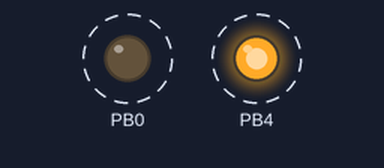
The program below on a simulated ATmega328P, built with avr-gcc and emulated at 16 MHz. On the bench: output pins drawn as LEDs (lit = HIGH). Dashed ring = blinking.

Above: at 0.2 s.
Timing chart, 0 to 3.0 s (numbered marks = the images above):
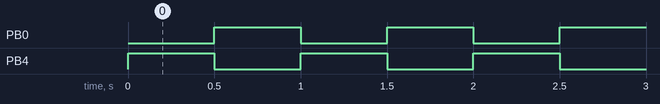

Measured:
- by itself, PB0, PB4: alternates HIGH for 0.50 s and LOW for 0.50 s

The program:

main.c
```c
#include <avr/io.h>
#define F_CPU 16000000UL
#include <util/delay.h>


int main(void)
{
	DDRB = DDRB | 0b00010001 ;
	PORTB = PORTB | 0b00000001 ;

    while (1)
    {
		PORTB = PORTB ^ 0b00010001 ;
		_delay_ms(500);


	}
}
```
